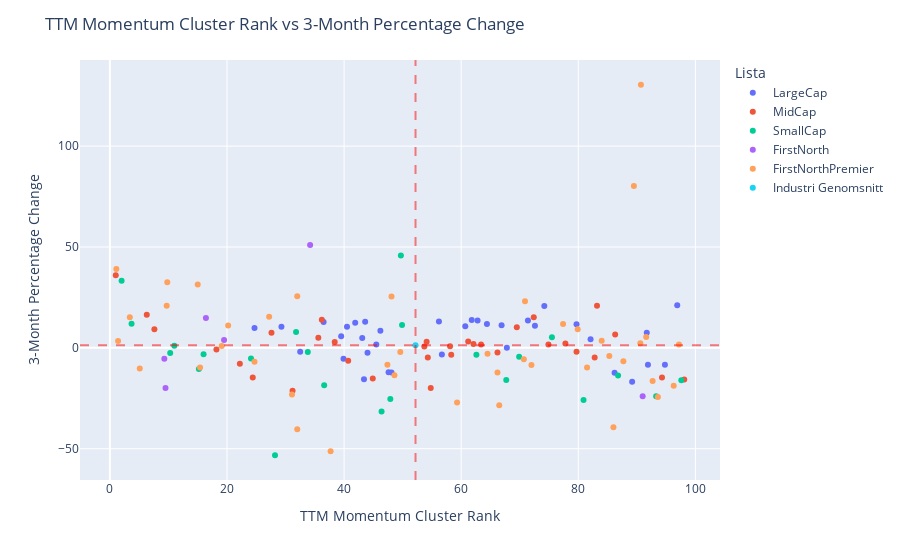

Source (notebook cell):
### Code cell
# scatter plot

import plotly.express as px
#import plotly.graph_objects as go

fig = px.scatter(df_scatter_to_use, 
                 x='ttm_momentum_clusterRank', 
                 y='pct_ch_3_m', 
                 #color=df_scatter_to_use['is_sektor'].map({True: 'Sector Average', False: 'Individual Stock'}),
                 color=df_scatter_to_use['Lista'],   
                 hover_data=['Sektor'],
                 hover_name=df_scatter_to_use.index)

# Add vertical and horizontal lines for sector averages
sector_data = df_scatter_to_use[df_scatter_to_use['is_sektor']]
for idx, row in sector_data.iterrows():
    x_val = row['ttm_momentum_clusterRank']
    y_val = row['pct_ch_3_m']
    
    # Vertical line
    fig.add_vline(x=x_val, line_dash="dash", line_color="red", opacity=0.5)
    # Horizontal line
    fig.add_hline(y=y_val, line_dash="dash", line_color="red", opacity=0.5)

fig.update_layout(title='TTM Momentum Cluster Rank vs 3-Month Percentage Change',
                  xaxis_title='TTM Momentum Cluster Rank',
                  yaxis_title='3-Month Percentage Change')
fig.show()

### Figure 1 — Plotly figure (JSON) as saved in the notebook; plotly's stock layout.template omitted (floating-point values rounded to 4 significant figures)
{"data": [{"customdata": [["Industri"], ["Industri"], ["Industri"], ["Industri"], ["Industri"], ["Industri"], ["Industri"], ["Industri"], ["Industri"], ["Industri"], ["Industri"], ["Industri"], ["Industri"], ["Industri"], ["Industri"], ["Industri"], ["Industri"], ["Industri"], ["Industri"], ["Industri"], ["Industri"], ["Industri"], ["Industri"], ["Industri"], ["Industri"], ["Industri"], ["Industri"], ["Industri"], ["Industri"], ["Industri"], ["Industri"], ["Industri"], ["Industri"], ["Industri"], ["Industri"]], "hovertemplate": "<b>%{hovertext}</b><br><br>Lista=LargeCap<br>ttm_momentum_clusterRank=%{x}<br>pct_ch_3_m=%{y}<br>Sektor=%{customdata[0]}<extra></extra>", "hovertext": ["ABB", "ADDT-B", "AFRY", "ALFA", "ASSA-B", "ATCO-A", "ATCO-B", "BEIJ-B", "BRAV", "EPRO-B", "ENGCON-B", "EPI-A", "EPI-B", "INDT", "LIFCO-B", "LIAB", "LOOMIS", "MTRS", "NCC-A", "NCC-B", "NIBE-B", "NOLA-B", "OEM-B", "PEAB-B", "SAAB-B", "SAND", "SECU-B", "SKA-B", "SWEC-A", "SWEC-B", "SYSR", "8TRA", "TREL-B", "VOLV-A", "VOLV-B"], "legendgroup": "LargeCap", "marker": {"color": "#636efa", "symbol": "circle"}, "mode": "markers", "name": "LargeCap", "orientation": "v", "showlegend": true, "type": "scatter", "x": [79.7, 44.0, 64.4, 46.2, 29.3, 62.8, 56.2, 48.1, 86.2, 45.5, 67.8, 43.1, 39.5, 24.7, 91.7, 72.6, 56.7, 96.9, 43.6, 41.9, 43.4, 40.5, 71.4, 82.1, 32.5, 74.2, 39.9, 36.5, 66.9, 60.7, 89.2, 47.6, 61.8, 91.9, 94.8], "xaxis": "x", "y": [11.76, -2.397, 11.8, 8.43, 10.45, 13.55, 13.08, -12.19, -12.32, 1.711, 0.04649, 4.857, 5.701, 9.796, 7.457, 10.95, -3.288, 21.1, 12.89, 12.47, -15.61, 10.52, 13.57, 4.327, -1.97, 20.69, -5.453, 12.82, 11.15, 10.71, -16.84, -12.08, 13.77, -8.345, -8.313], "yaxis": "y"}, {"customdata": [["Industri"], ["Industri"], ["Industri"], ["Industri"], ["Industri"], ["Industri"], ["Industri"], ["Industri"], ["Industri"], ["Industri"], ["Industri"], ["Industri"], ["Industri"], ["Industri"], ["Industri"], ["Industri"], ["Industri"], ["Industri"], ["Industri"], ["Industri"], ["Industri"], ["Industri"], ["Industri"], ["Industri"], ["Industri"], ["Industri"], ["Industri"], ["Industri"], ["Industri"], ["Industri"], ["Industri"], ["Industri"], ["Industri"]], "hovertemplate": "<b>%{hovertext}</b><br><br>Lista=MidCap<br>ttm_momentum_clusterRank=%{x}<br>pct_ch_3_m=%{y}<br>Sektor=%{customdata[0]}<extra></extra>", "hovertext": ["ALIG", "AQ", "BERG-B", "BTS-B", "BUFAB", "AJA-B", "CCC", "COOR", "CTT", "ELAN-B", "EPEN", "EWRK", "FAG", "FG", "FMM-B", "GREEN", "HANZA", "INSTAL", "IVSO", "INWI", "ITAB", "KAR", "MILDEF", "MMGR-B", "NMAN", "NOTE", "PCELL", "REJL-B", "SDIP-B", "SDIP-PREF", "VOLO", "VOLO-PREF", "XANO-B"], "legendgroup": "MidCap", "marker": {"color": "#EF553B", "symbol": "circle"}, "mode": "markers", "name": "MidCap", "orientation": "v", "showlegend": true, "type": "scatter", "x": [44.9, 62.1, 35.6, 77.8, 69.5, 7.6, 98.1, 54.1, 94.3, 36.2, 27.6, 24.4, 72.4, 38.4, 74.9, 31.2, 6.3, 22.2, 82.8, 54.8, 83.2, 40.7, 54.3, 86.3, 58.3, 58.1, 1.0, 61.2, 79.7, 66.2, 63.4, 53.7, 18.2], "xaxis": "x", "y": [-15.19, 1.907, 5.065, 2.186, 10.22, 9.2, -15.73, 3.043, -14.68, 13.91, 7.427, -14.63, 15.22, 2.946, 1.701, -21.22, 16.42, -7.925, -4.821, -19.85, 20.84, -6.397, -4.808, 6.641, -3.452, 0.8043, 35.99, 3.125, -1.931, -2.33, 1.689, 0.6211, -0.7812], "yaxis": "y"}, {"customdata": [["Industri"], ["Industri"], ["Industri"], ["Industri"], ["Industri"], ["Industri"], ["Industri"], ["Industri"], ["Industri"], ["Industri"], ["Industri"], ["Industri"], ["Industri"], ["Industri"], ["Industri"], ["Industri"], ["Industri"], ["Industri"], ["Industri"], ["Industri"], ["Industri"], ["Industri"], ["Industri"], ["Industri"]], "hovertemplate": "<b>%{hovertext}</b><br><br>Lista=SmallCap<br>ttm_momentum_clusterRank=%{x}<br>pct_ch_3_m=%{y}<br>Sektor=%{customdata[0]}<extra></extra>", "hovertext": ["ARPL", "BALCO", "BERNER-B", "BONG", "CNCJO-B", "ELTEL", "FNM", "HAKI-A", "HAKI-B", "IS", "INFREA", "INISS-B", "KARNEL-B", "MEAB-B", "NETEL", "NGS", "PION-B", "RAIL", "SINT", "SVIK", "SVED-B", "TRANS", "WISE", "WBGR-B"], "legendgroup": "SmallCap", "marker": {"color": "#00cc96", "symbol": "circle"}, "mode": "markers", "name": "SmallCap", "orientation": "v", "showlegend": true, "type": "scatter", "x": [3.7, 93.3, 33.8, 62.6, 2.0, 86.8, 10.3, 16.0, 15.2, 80.9, 36.6, 49.9, 24.1, 46.4, 28.2, 2.8, 11.0, 75.5, 69.9, 49.7, 31.8, 47.9, 67.7, 97.6], "xaxis": "x", "y": [11.94, -23.99, -2.078, -3.448, 33.26, -13.73, -2.533, -3.125, -10.46, -25.79, -18.5, 11.29, -5.286, -31.51, -53.23, NaN, 1.042, 5.202, -4.348, 45.82, 7.836, -25.35, -15.89, -16.0], "yaxis": "y"}, {"customdata": [["Industri"], ["Industri"], ["Industri"], ["Industri"], ["Industri"], ["Industri"]], "hovertemplate": "<b>%{hovertext}</b><br><br>Lista=FirstNorth<br>ttm_momentum_clusterRank=%{x}<br>pct_ch_3_m=%{y}<br>Sektor=%{customdata[0]}<extra></extra>", "hovertext": ["BYGGP", "NYAB", "QAIR", "SALT-B", "TAGM-B", "TSEC"], "legendgroup": "FirstNorth", "marker": {"color": "#ab63fa", "symbol": "circle"}, "mode": "markers", "name": "FirstNorth", "orientation": "v", "showlegend": true, "type": "scatter", "x": [34.2, 9.3, 16.4, 9.5, 19.5, 91.0], "xaxis": "x", "y": [50.97, -5.378, 14.79, -19.86, 3.835, -24.03], "yaxis": "y"}, {"customdata": [["Industri"], ["Industri"], ["Industri"], ["Industri"], ["Industri"], ["Industri"], ["Industri"], ["Industri"], ["Industri"], ["Industri"], ["Industri"], ["Industri"], ["Industri"], ["Industri"], ["Industri"], ["Industri"], ["Industri"], ["Industri"], ["Industri"], ["Industri"], ["Industri"], ["Industri"], ["Industri"], ["Industri"], ["Industri"], ["Industri"], ["Industri"], ["Industri"], ["Industri"], ["Industri"], ["Industri"], ["Industri"], ["Industri"], ["Industri"], ["Industri"], ["Industri"], ["Industri"], ["Industri"], ["Industri"], ["Industri"], ["Industri"], ["Industri"]], "hovertemplate": "<b>%{hovertext}</b><br><br>Lista=FirstNorthPremier<br>ttm_momentum_clusterRank=%{x}<br>pct_ch_3_m=%{y}<br>Sektor=%{customdata[0]}<extra></extra>", "hovertext": ["ABSO", "ACUVI", "AXOLOT", "BOMILL", "CALVIK", "CARE", "CI", "DLAB", "ESGR-B", "FERRO", "FIRE", "FLEXQ", "FREEM", "GPX", "GOTL-A", "GOTL-B", "GGEO", "HEGR", "HELIO", "HILB-B", "IDUN-B", "LYGRD", "NEPA", "NJOB", "LEVEL", "NOTEK", "OGUN-B", "OPTI", "PCOM-B", "RO", "SAXG", "SES", "SERT", "SIBEK", "SILEON", "SEYE", "TEQ", "TRAIN-B", "VSSAB-B", "VIMAB", "W5", "WPAY"], "legendgroup": "FirstNorthPremier", "marker": {"color": "#FFA15A", "symbol": "circle"}, "mode": "markers", "name": "FirstNorthPremier", "orientation": "v", "showlegend": true, "type": "scatter", "x": [66.2, 32.0, 15.4, 64.5, 89.5, 47.4, 90.7, 72.0, 70.7, 48.1, 84.0, 79.9, 32.0, 97.2, 91.6, 90.6, 48.6, 31.1, 37.7, 9.7, 24.7, 1.1, 93.6, 86.0, 5.1, 87.7, 85.3, 92.7, 3.4, 59.3, 9.8, 70.9, 81.5, 77.4, 49.6, 15.0, 27.2, 20.2, 19.1, 66.5, 96.3, 1.4], "xaxis": "x", "y": [-12.22, 25.56, -9.685, -2.885, 80.2, -8.362, 130.4, -8.475, -5.588, 25.45, 3.511, 9.17, -40.31, 1.685, 5.385, 2.308, -13.52, -23.12, -51.2, 20.92, -6.933, 39.09, -24.31, -39.36, -10.19, -6.667, -4.044, -16.47, 15.2, -27.12, 32.47, 23.13, -9.722, 11.78, -2.0, 31.37, 15.43, 11.11, 0.8772, -28.5, -18.83, 3.401], "yaxis": "y"}, {"customdata": [["Industri"]], "hovertemplate": "<b>%{hovertext}</b><br><br>Lista=Industri Genomsnitt<br>ttm_momentum_clusterRank=%{x}<br>pct_ch_3_m=%{y}<br>Sektor=%{customdata[0]}<extra></extra>", "hovertext": ["Industri"], "legendgroup": "Industri Genomsnitt", "marker": {"color": "#19d3f3", "symbol": "circle"}, "mode": "markers", "name": "Industri Genomsnitt", "orientation": "v", "showlegend": true, "type": "scatter", "x": [52.2], "xaxis": "x", "y": [1.298], "yaxis": "y"}], "layout": {"legend": {"title": {"text": "Lista"}, "tracegroupgap": 0}, "margin": {"t": 60}, "shapes": [{"line": {"color": "red", "dash": "dash"}, "opacity": 0.5, "type": "line", "x0": 52.2, "x1": 52.2, "xref": "x", "y0": 0, "y1": 1, "yref": "y domain"}, {"line": {"color": "red", "dash": "dash"}, "opacity": 0.5, "type": "line", "x0": 0, "x1": 1, "xref": "x domain", "y0": 1.298, "y1": 1.298, "yref": "y"}], "title": {"text": "TTM Momentum Cluster Rank vs 3-Month Percentage Change"}, "xaxis": {"anchor": "y", "domain": [0, 1], "title": {"text": "TTM Momentum Cluster Rank"}}, "yaxis": {"anchor": "x", "domain": [0, 1], "title": {"text": "3-Month Percentage Change"}}}}
